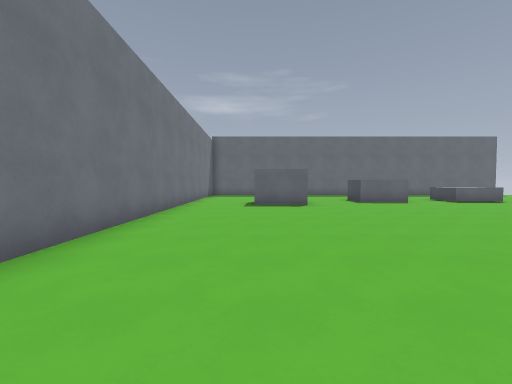
view 1 (above)

19 first-person views from a walk through a 3-D level made in the Godot game engine. The camera is 1.5 m above the floor, tilts 2° down and sees 90° across. The floor is counted in squares, 2 m on a side. Each view is taken from the middle of a square. On the plan, view 1 faces up. The plan holds only what a view shows up to about 9 squares ahead; the rest is blank. The place goes on beyond the plan. Surface patterns are stand-ins for the level's own textures.

view 2
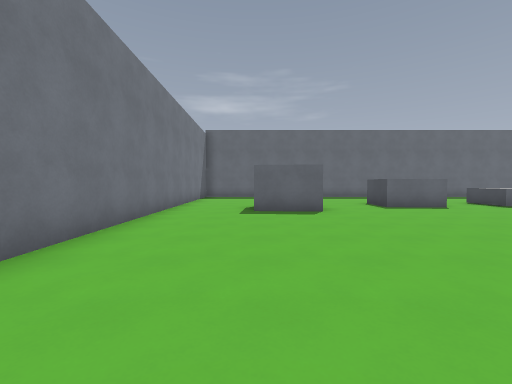

view 3
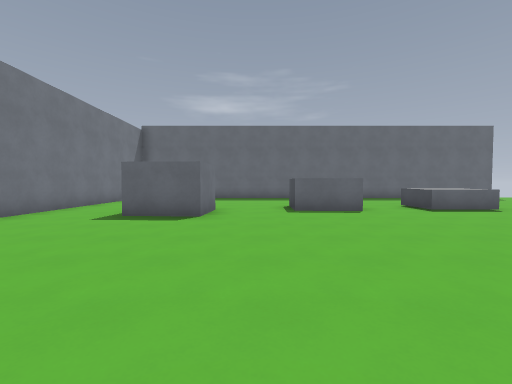

view 4
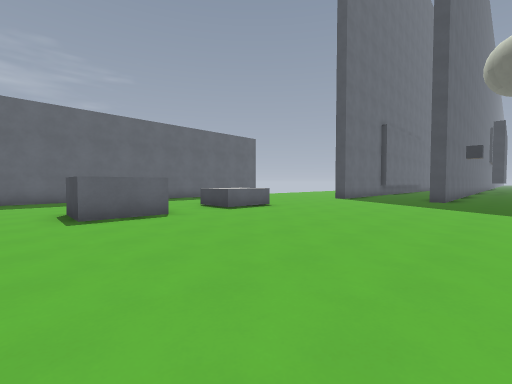

view 5
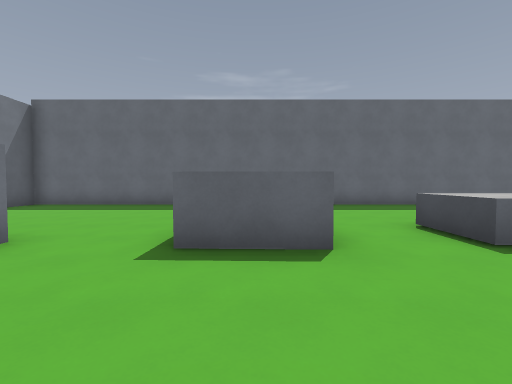

view 6
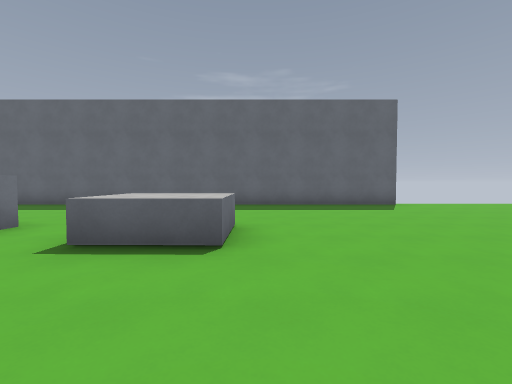

view 7
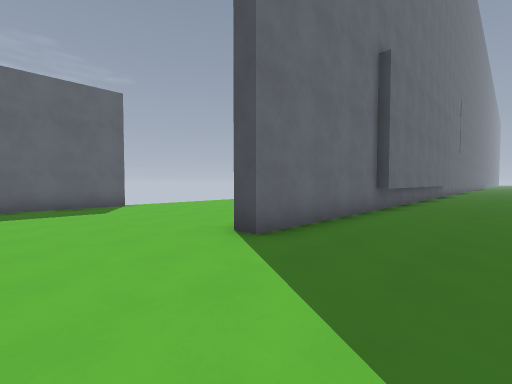

view 8
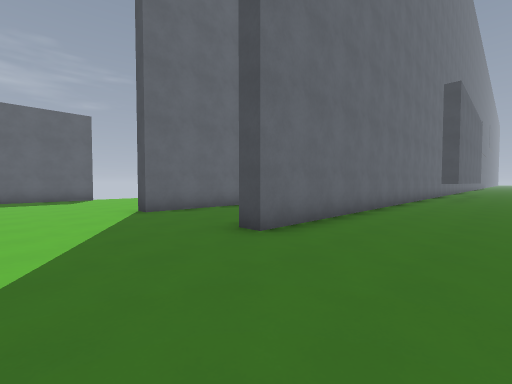

view 9
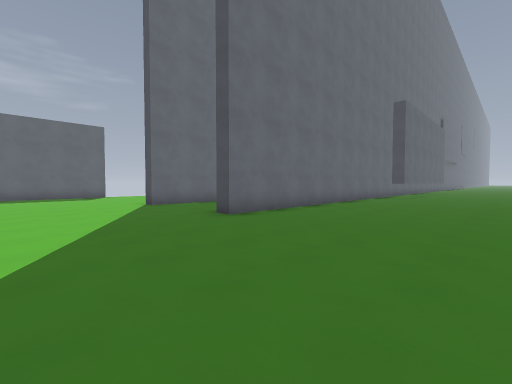

view 10
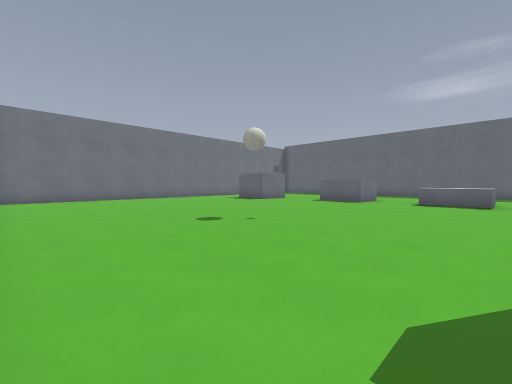

view 11
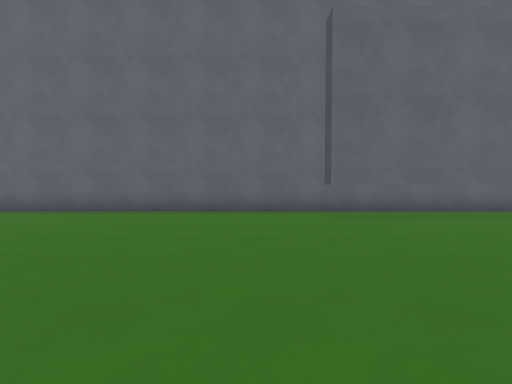

view 12
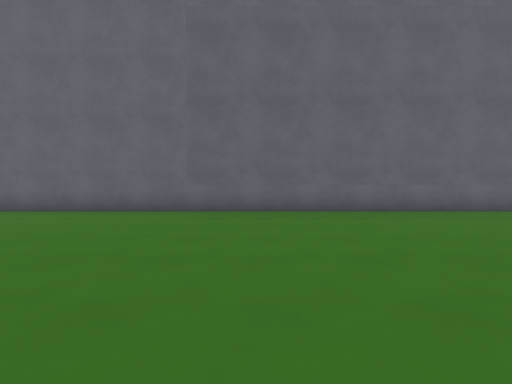

view 13
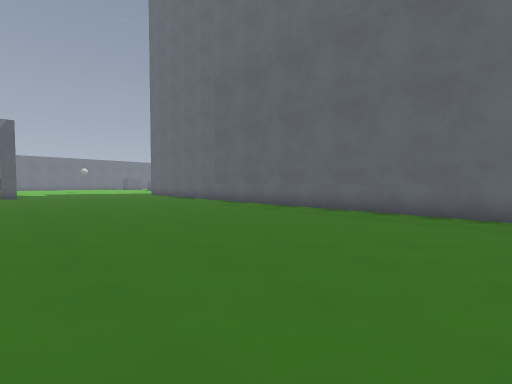

view 14
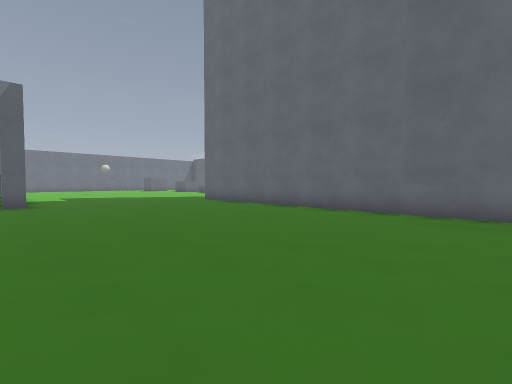

view 15
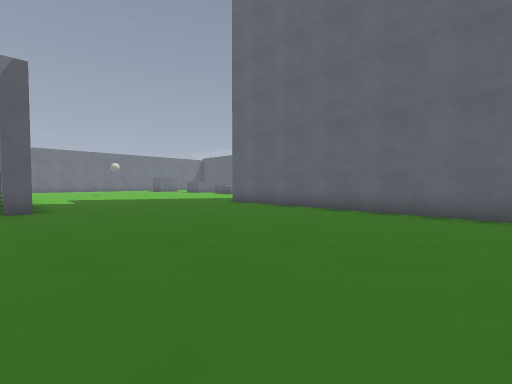

view 16
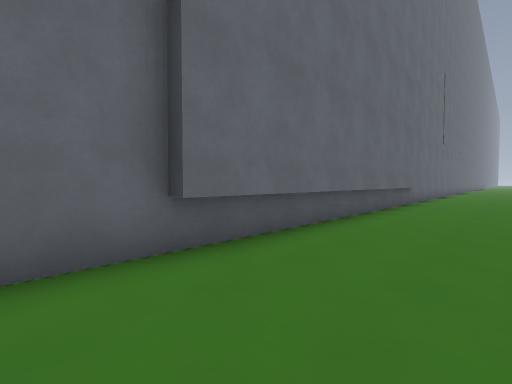

view 17
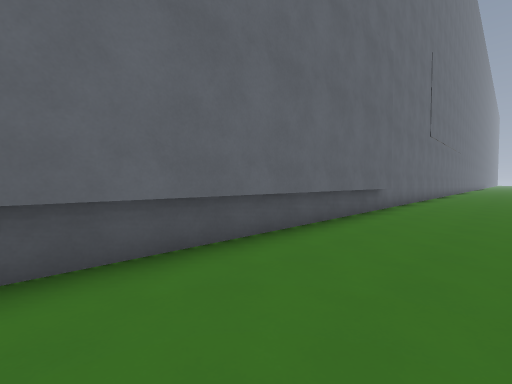

view 18
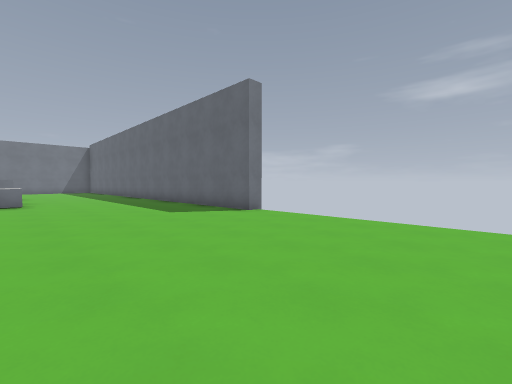

view 19
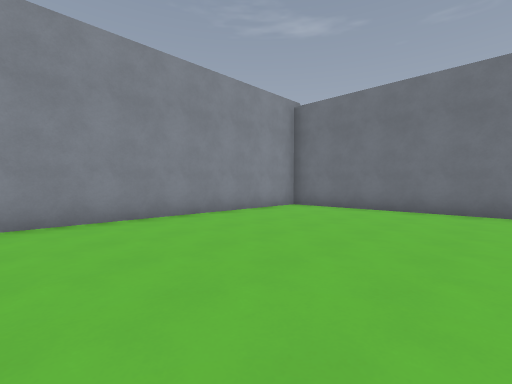

### Floor plan
Points are (right, up) in squares from view 1. A wall is a line through its corners. A room is listed if a view was taken in it or the views show most of it. See-through windows are left out.
Room 1 (views 1, 2, 3, 4, 5, 6, 7, 8, 9, 10, 11, 12, 13, 14, 15, 16, 17, 18, 19)
walls: (9.6, 11.6) (9.6, 9.9) (7.8, 10) (7.8, 11.6); (14.9, -0.4) (14.9, -1); (5.9, 9.9) (4.1, 9.9) (4.1, 11.5); (5.9, 11.5) (5.9, 11); (14.9, 16.4) (14.9, 15.9) (-2.7, 15.9) (-2.7, 14.8); (1.9, 10.3) (1.8, 8.7) (-0.1, 8.8); (28.5, 9.2) (19.3, 9.5); (31, 4.4) (23.5, 4.4); (31.1, 9.6) (14.6, 9.6) (14.6, 10.1); (-2.6, 12) (-2.3, -0.5) (5.1, -0.5); (31.5, 5.8) (14.9, 5.8) (14.9, 6.4)

Positions as (right, up) in squares from view 1, and headings:
1: (0, 0), facing up
2: (0, 2), facing up
3: (3, 3), facing up
4: (3, 4), facing up-right
5: (5, 7), facing up
6: (10, 7), facing up
7: (12, 7), facing up-right
8: (12, 3), facing up-right
9: (11, 1), facing up-right
10: (10, 0), facing up-left
11: (22, -1), facing up
12: (25, -1), facing up
13: (31, -1), facing up-left
14: (25, -1), facing up-left
15: (23, -1), facing up-left
16: (18, 7), facing up-right
17: (21, 7), facing up-right
18: (20, 11), facing up-left
19: (5, 5), facing down-left
